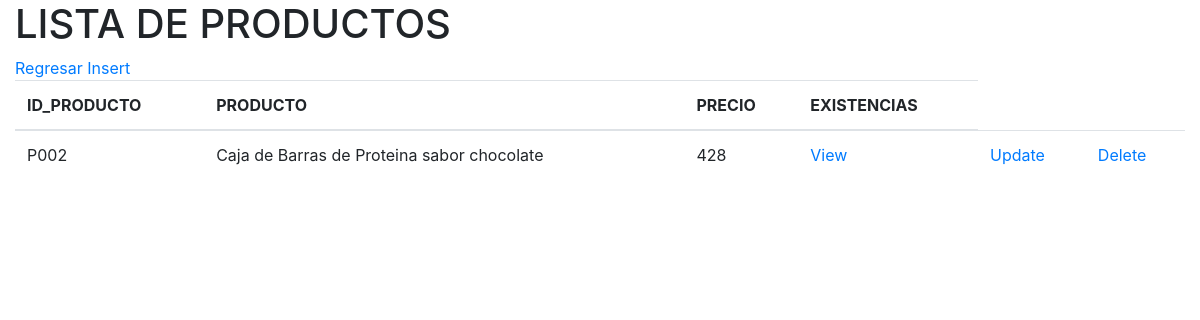
Page /Productos/index.php on the earlier database version.
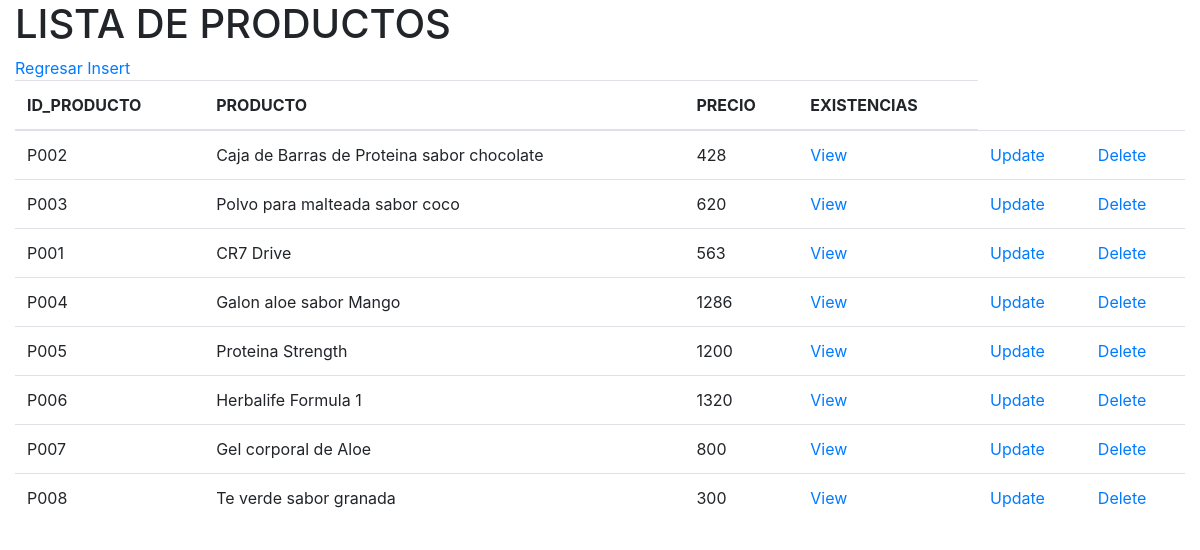
Same page on the later database version.
### tables this page shows
CREATE TABLE Productos (
ID_PRODUCTO VARCHAR(5) PRIMARY KEY NOT NULL,
PRODUCTO VARCHAR(40) NOT NULL,
PRECIO VARCHAR(6) NOT NULL,
EXISTENCIAS VARCHAR(4) NOT NULL
);

### Productos/db/db_list.php (the view)
<?php
    $db = new SQLite3("../tienda.db");
    $resultado = $db->query("SELECT * from Productos;");
    $table = "
        <table class='table'>
            <thead>
            <tr>
                <th>ID_PRODUCTO</th>
                <th>PRODUCTO</th>
                <th>PRECIO</th>
                <th>EXISTENCIAS</th>
            </tr>
            </thead>
            ";
    print($table);
    while ($row = $resultado->fetchArray()) {
        $id_producto = $row['ID_PRODUCTO'];
        $producto = $row['PRODUCTO'];
        $precio = $row['PRECIO'];
        $table = "
            <tr>
                <td>$id_producto</td>
                <td>$producto</td>
                <td>$precio</td>
                <td><a href='view.php?ID_PRODUCTO=$id_producto'>View</a></td>
                <td><a href='update.php?ID_PRODUCTO=$id_producto'>Update</a></td>
                <td><a href='delete.php?ID_PRODUCTO=$id_producto'>Delete</a></td>
            </tr>
        ";
        print($table);
    }
    print("</table>");
?>

### Productos/index.php (shortened to what this page needs)
<!doctype html>
<html lang="en">
<head>
    <link rel="stylesheet" href="https://cdn.jsdelivr.net/npm/bootstrap@4.5.3/dist/css/bootstrap.min.css">
</head>
<body>
    <div class="container-fluid">
        <h1>LISTA DE PRODUCTOS</h1>
        <a href="../index.php">Regresar</a>
        <a href="insert.php">Insert</a>
        <?php include 'db/db_list.php'; ?>
    </div>
</body>
</html>

Differences in the rows shown:
added productos: ID_PRODUCTO "P003", PRODUCTO "Polvo para malteada sabor coco", PRECIO "620"
added productos: ID_PRODUCTO "P001", PRODUCTO "CR7 Drive", PRECIO "563"
added productos: ID_PRODUCTO "P004", PRODUCTO "Galon aloe sabor Mango", PRECIO "1286"
added productos: ID_PRODUCTO "P005", PRODUCTO "Proteina Strength", PRECIO "1200"
added productos: ID_PRODUCTO "P006", PRODUCTO "Herbalife Formula 1", PRECIO "1320"
added productos: ID_PRODUCTO "P007", PRODUCTO "Gel corporal de Aloe", PRECIO "800"
added productos: ID_PRODUCTO "P008", PRODUCTO "Te verde sabor granada", PRECIO "300"
